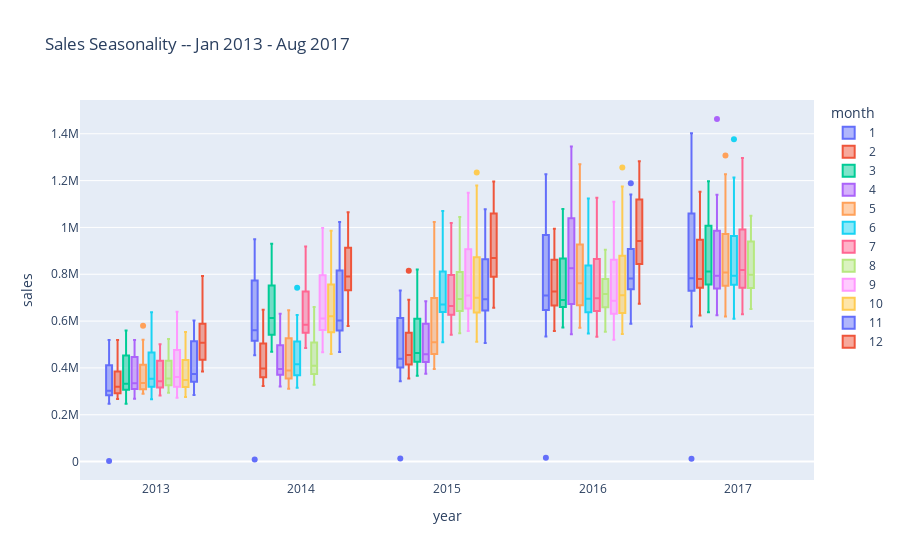

Here is the notebook cell this chart was saved with:
### Code cell
a = daily_sales.copy()
a["year"] = a.date.dt.year
a["month"] = a.date.dt.month
px.box(a, x="year", y="sales" , color = "month", title = "Sales Seasonality -- Jan 2013 - Aug 2017")
